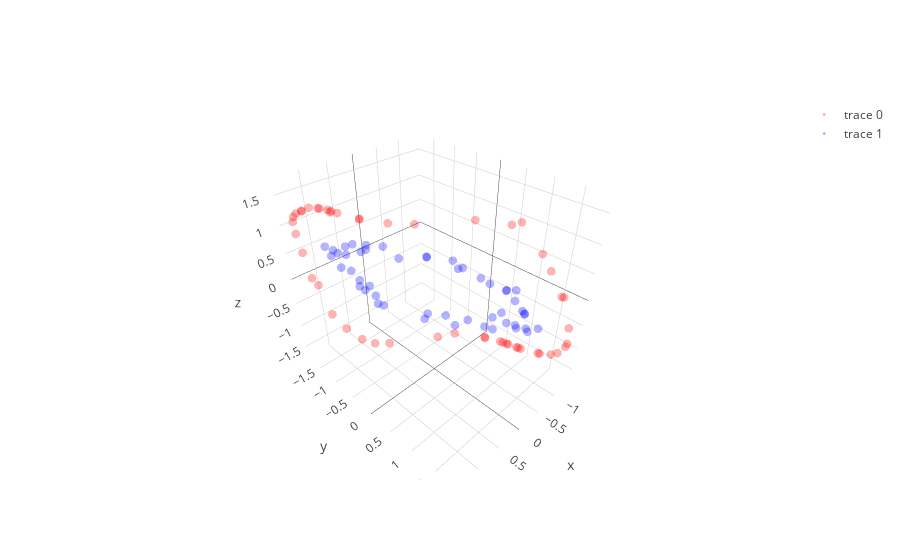

Notebook code for this chart:
### Code cell
learning_rate = 0.0008; beta1=0.9; beta2=0.9999; adam_e = 1e-8 

l1 = PCA_layer(2,3)
l1b= batch_norm()
l2 = PCA_layer(3,3)
l2b= batch_norm()
l3 = PCA_layer(3,2)

mini_batch_size    = 10
training_iteration = 400

copyX = np.copy(X)
for iter in range(training_iteration):

    copyX = shuffle(copyX)
    for current_batch_index in range(0,len(X),mini_batch_size):
        current_batch = copyX[current_batch_index:current_batch_index+mini_batch_size]
        layer1,layer1_var = l1.feed_non(current_batch,iter)
        layer1bn = l1b.feed(layer1)
        layer2,layer2_var = l2.feed_non(layer1bn,iter)
        layer2bn = l2b.feed(layer2)
        layer3,layer3_var = l3.feed_linear(layer2bn)

        sys.stdout.write("Iter: " + str(iter) + " " + str(layer1_var.mean() + layer2_var.mean() + layer3_var.mean()) + '\r')
        sys.stdout.flush()
        
        grad3 = l3.back_linear()
        grad2bn = l2b.back(grad3)
        grad2 = l2.back_non(grad2bn)
        grad1bn = l1b.back(grad2)
        grad1 = l1.back_non(grad1bn)
   
layer1,layer1_var = l1.feed_non(X,0)
layer1bn = l1b.feed(layer1)
layer2,layer2_var = l2.feed_non(layer1bn,0)
layer2bn = l2b.feed(layer2)
layer3,layer3_var = l3.feed_linear(layer2bn)

trace1 = go.Scatter3d(
    x=layer2bn[y==0,0],
    y=layer2bn[y==0,1],
    z=layer2bn[y==0,2],
    mode='markers',
    line=dict(color='red',width=0.5),
    marker=dict(size=3,opacity=0.3)
)
trace2 = go.Scatter3d(
    x=layer2bn[y==1,0],
    y=layer2bn[y==1,1],
    z=layer2bn[y==1,2],
    mode='markers',
    line=dict(color='blue',width=0.5),
    marker=dict(size=3,opacity=0.3)
)
data = [trace1,trace2]
fig  = go.Figure(data=data)
iplot(fig)

plt.figure(figsize=(8,6))
plt.scatter(layer3[y==0, 0], layer3[y==0, 1], color='red', alpha=0.5)
plt.scatter(layer3[y==1, 0], layer3[y==1, 1], color='blue', alpha=0.5)
plt.show()

### Figure 1 — Plotly figure (JSON) as saved in the notebook; plotly's stock layout.template omitted (floating-point values rounded to 4 significant figures)
{"data": [{"line": {"color": "red", "width": 0.5}, "marker": {"opacity": 0.3, "size": 3}, "mode": "markers", "type": "scatter3d", "uid": "8940d39e-dee3-4553-bc26-aad55c77868a", "x": [0.8532, 1.353, -1.08, -1.155, -1.281, -0.1404, 1.32, -1.384, 1.261, 1.189, -1.384, -1.376, -1.274, -1.335, -0.7338, -1.385, 1.128, -1.233, 0.8631, -1.317, 1.032, 1.39, -0.4053, -1.351, 1.315, 1.353, -0.7893, -1.371, 1.374, 1.382, 1.195, -1.404, -1.141, 1.234, -0.7961, 1.347, -1.324, 1.378, -1.219, 1.3, 0.6594, -1.092, 0.4425, -1.386, 1.142, -1.357, 0.5246, 1.349, 1.349, 1.334], "y": [-0.01526, -1.355, 0.2853, 1.38, 1.794, 0.6595, -0.465, 0.8119, -1.753, -0.1731, 0.8476, 1.275, 0.51, 0.6508, 0.8592, 0.5847, -0.2578, 1.63, -0.9393, 1.808, -1.122, -0.8148, -0.3151, 1.656, -0.6526, -1.546, 0.9871, 1.53, -0.601, -1.077, -1.542, 0.8936, 0.2288, -1.648, -0.2394, -1.371, 1.784, -0.8006, 1.598, -1.783, -0.85, 1.222, -0.7056, 1.307, -1.334, 0.5126, 0.1483, -1.653, -0.5558, -1.728], "z": [1.493, 1.391, -1.522, 0.4543, -0.5116, 1.426, 1.647, -1.618, 0.4836, 1.623, -1.609, -1.457, -1.595, -1.612, 1.21, -1.676, 1.561, 0.04846, -1.106, -0.8571, -0.8739, 1.626, -1.45, -1.189, 1.595, 1.282, 1.278, -1.321, 1.664, 1.541, -0.08036, -1.617, -1.577, 0.0249, -1.556, 1.374, -0.9465, 1.618, 0.04886, 0.8301, -1.278, 0.7227, -1.319, -1.457, -0.6171, -1.667, 1.419, 1.19, 1.651, 1.072]}, {"line": {"color": "blue", "width": 0.5}, "marker": {"opacity": 0.3, "size": 3}, "mode": "markers", "type": "scatter3d", "uid": "8a6b9418-f192-4e46-b1e3-a070a34425cc", "x": [0.7288, 0.7717, -0.8074, 0.0531, -0.6687, -0.3128, -0.6488, 1.085, 0.8781, -0.805, 0.7276, 1.02, -0.9653, -0.3872, 0.857, 0.1193, 0.623, -1.033, 0.3748, -0.7559, -0.3636, 0.9807, 0.1597, -0.1061, -0.2374, 1.037, 0.7251, 0.6843, -0.8223, 0.78, 0.6778, -0.9288, -0.5575, -0.8808, 0.8266, -1.008, -0.9093, -1.096, 0.9092, -0.9472, -0.894, 0.05307, -0.9684, -0.6091, 0.9634, 0.8144, 0.5581, -0.713, -0.2539, 0.9178], "y": [-0.7302, -0.8248, 0.8405, -0.1148, 0.7126, 0.2233, 0.6182, -1.329, -0.9901, 0.8392, -0.7469, -1.213, 1.132, 0.4126, -0.9015, -0.03856, -0.557, 1.196, -0.4037, 0.8223, 0.2701, -1.151, -0.06947, 0.1614, 0.2596, -1.261, -0.7547, -0.6611, 0.8972, -0.8023, -0.6274, 1.032, 0.4967, 0.9771, -0.8784, 1.173, 1.019, 1.352, -1.034, 1.1, 0.9662, -0.115, 1.137, 0.6082, -1.13, -0.8785, -0.544, 0.7045, 0.1554, -1.014], "z": [0.8256, 0.6859, 0.006386, 0.5925, -0.5497, 0.3599, 0.1014, 0.6986, 0.3092, -0.00579, 0.0633, 0.6558, -0.3991, -0.6154, 0.8218, -0.4466, -0.2836, -0.7913, 0.5758, -0.4383, 0.3731, 0.6114, -0.5538, -0.5008, -0.7321, 0.5373, 0.7335, -0.1103, -0.6513, -0.01927, -0.2547, -0.7498, 0.195, -0.1775, 0.04052, -0.7221, -0.6807, -0.6709, 0.6027, -0.3541, 0.02309, 0.5857, -0.416, -0.7743, 0.3484, 0.1529, 0.8069, -0.8396, 0.5081, 0.7597]}], "layout": {}}
